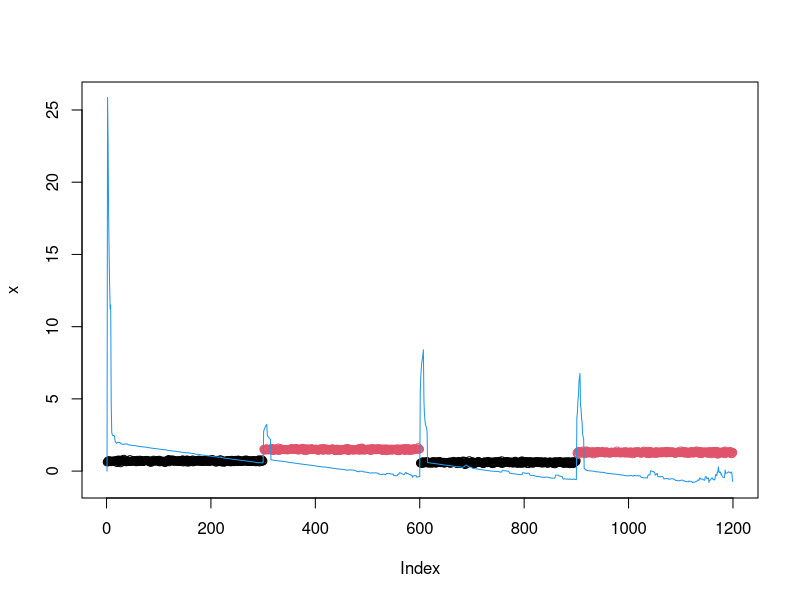

Here is the R script that generated this plot:
## ---- chunk 1
MW <- function(dat, width, na.rm = TRUE) {
  N <- length(dat)
  x <- numeric(N)
  for(i in 1L:(width-1L)) {
    x[i] <- mean(dat[1L:i], na.rm = na.rm)
  }
  for(i in width:N) {
    x[i] <- mean(dat[(i-width+1L):i], na.rm = na.rm)
  }
  return(x)
}
## ---- chunk 2
ginv <- function (X, tol = sqrt(.Machine$double.eps)) {
  if (length(dim(X)) > 2L || !(is.numeric(X) || is.complex(X))) 
    stop("'X' must be a numeric or complex matrix")
  if (!is.matrix(X)) 
    X <- as.matrix(X)
  Xsvd <- svd(X)
  if (is.complex(X)) 
    Xsvd$u <- Conj(Xsvd$u)
  Positive <- Xsvd$d > max(tol * Xsvd$d[1L], 0)
  if (all(Positive)) 
    Xsvd$v %*% (1/Xsvd$d * t(Xsvd$u))
  else if (!any(Positive)) 
    array(0, dim(X)[2L:1L])
  else Xsvd$v[, Positive, drop = FALSE] %*% ((1/Xsvd$d[Positive]) * t(Xsvd$u[, Positive, drop = FALSE]))
}
## ---- chunk 3
SDAR1 <- function(x, ar_order, forgetting, mu = 0, co = numeric(ar_order+1), w = numeric(ar_order), S = 0) {
  N <- length(x)
  score <- numeric(N)
  for(t in (ar_order+1L):N) {
    mu <- (1-forgetting)*mu + forgetting*x[t]
    co <- (1-forgetting)*co + forgetting*(x[t]-mu)*(x[t-(0:ar_order)]-mu)
    w <- c(ginv(matrix(co[abs(rep(1:ar_order, ar_order)-rep(1:ar_order, each=ar_order))+1], ar_order, ar_order)) %*% co[-1])
    x_hat <- c(w %*% (x[t-(1:ar_order)]-mu)) + mu
    S <- (1-forgetting)*S + forgetting*(x[t]-x_hat)^2
    score[t] <- (log(2*pi*S) + (x[t] - x_hat)^2 / S) / 2
  }
  list(Score = score, x = x)
}
## ---- chunk 4
CF <- function(x, ar_order, forgetting, width1, width2 = width1, na.rm = TRUE) {
  Step1 <- SDAR1(x, ar_order, forgetting)$Score
  Step2 <- MW(Step1, width1, na.rm)
  Step3 <- MW(SDAR1(Step2, ar_order, forgetting)$Score, width2, na.rm)
  return(Step3)
}
## ---- chunk 5
x <- c(rnorm(300, 0.7, 0.05), 
       rnorm(300, 1.5, 0.05), 
       rnorm(300, 0.6, 0.05), 
       rnorm(300, 1.3, 0.05))
CF_test <- CF(x, 1, 0.01, 7, 7)
plot(x, col = rep(c(1:2, 1:2), each = 300), ylim = range(x, CF_test))
lines(CF_test, col = 4)
